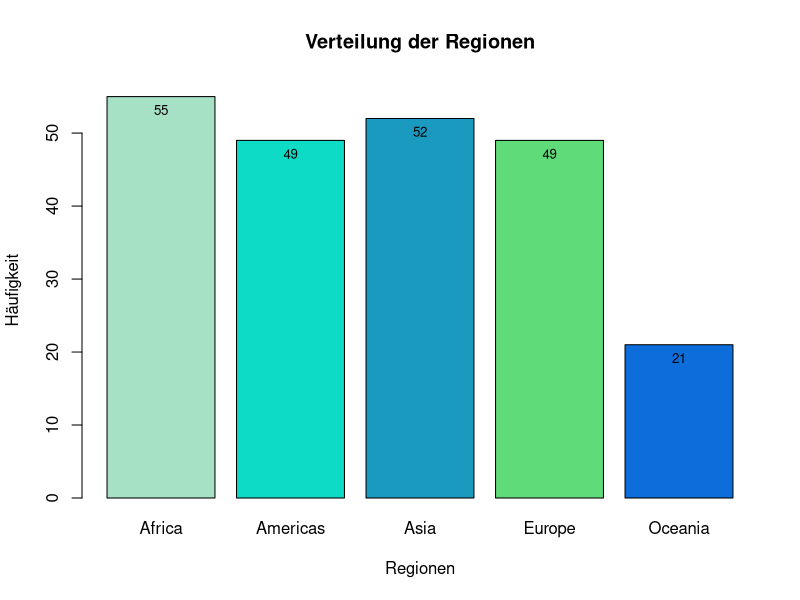
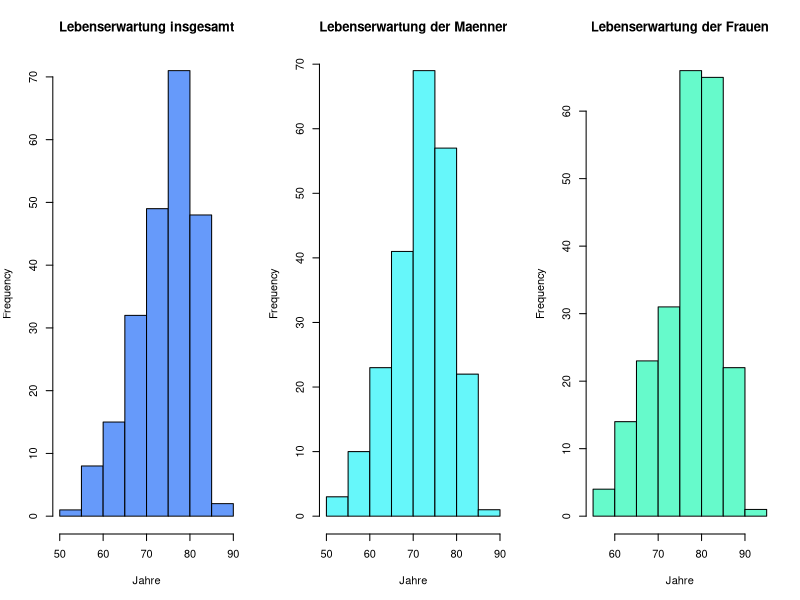
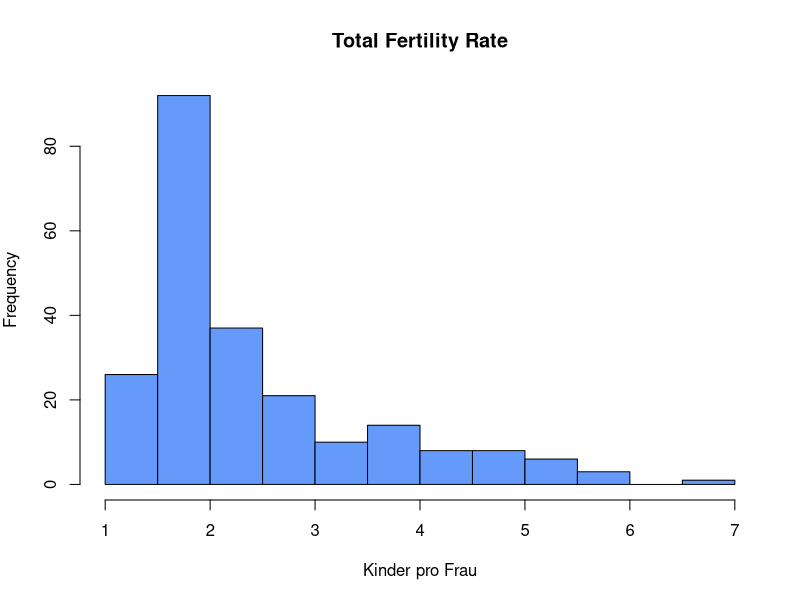
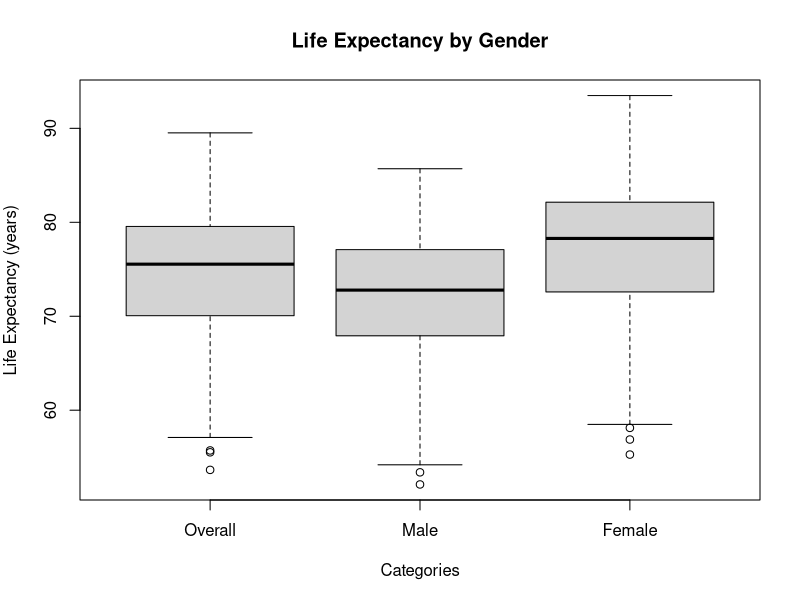
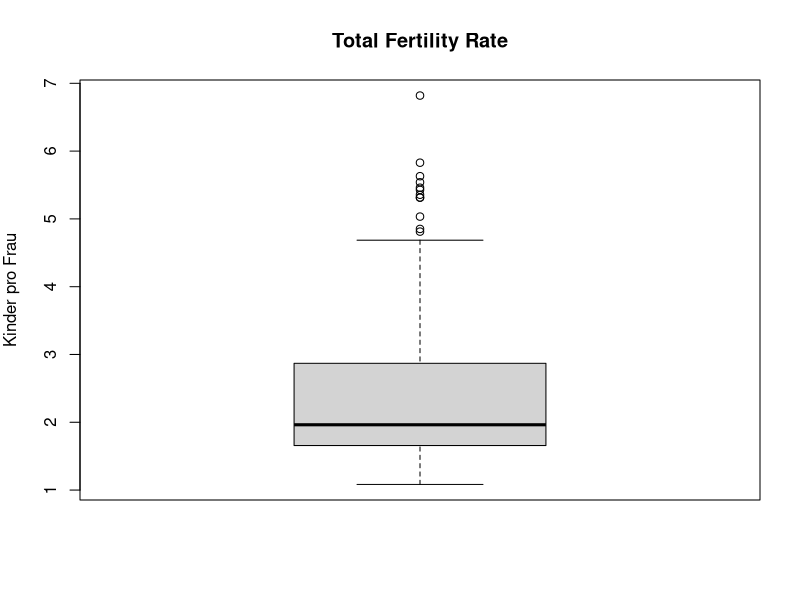
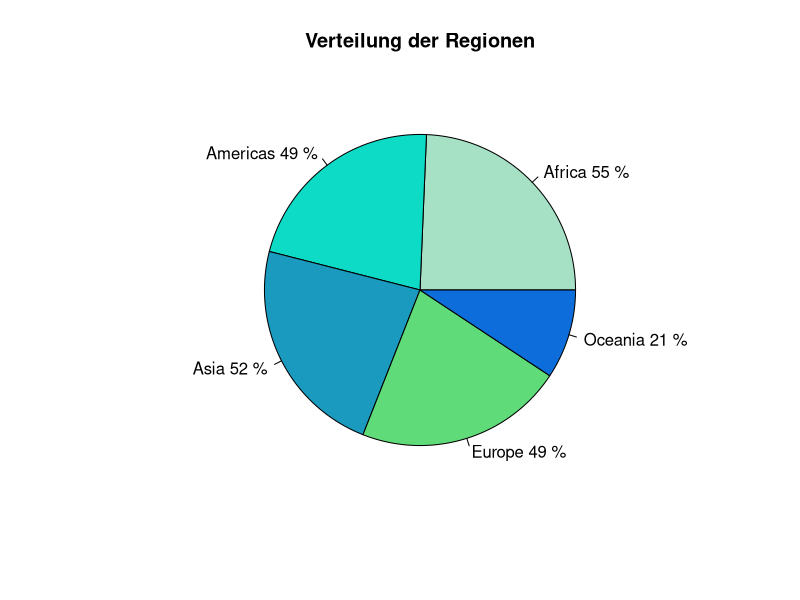
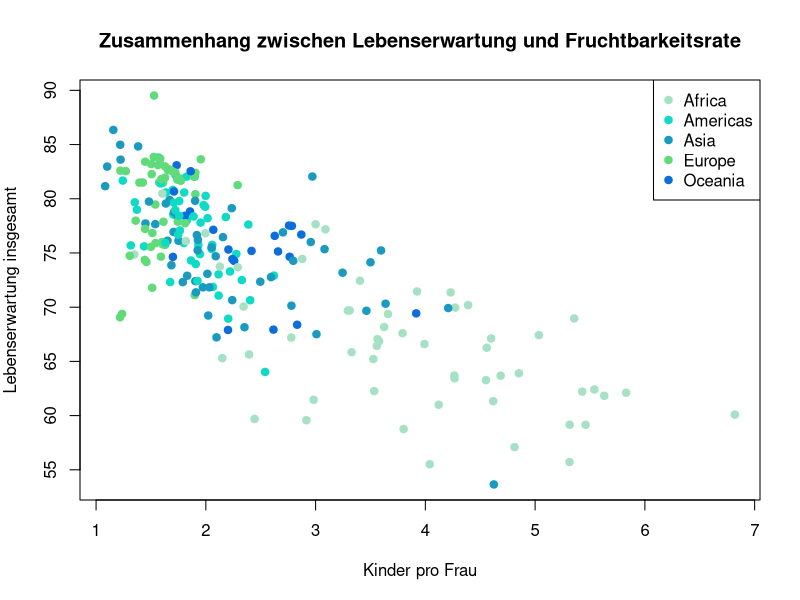
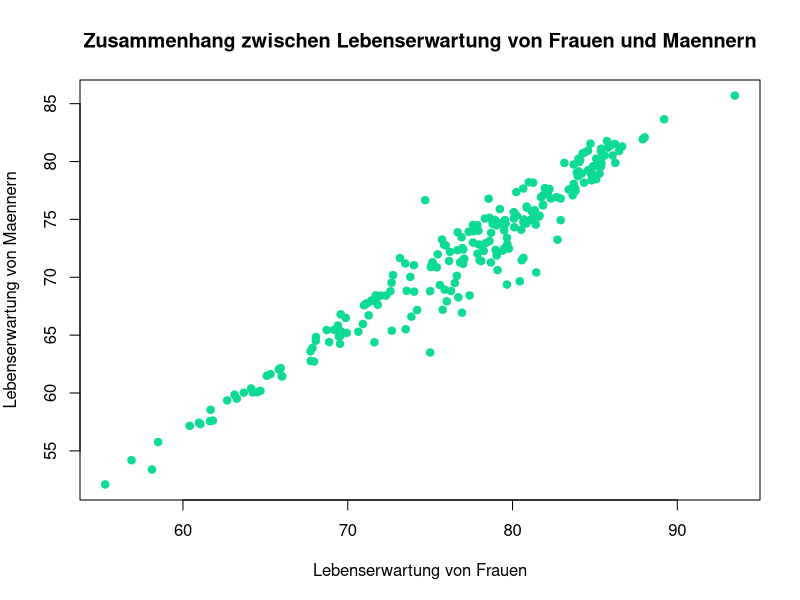

Recreate these plots in R, in order.
library(ggplot2)

# Datensatzimport
df <- read.csv("census_2022_2002.csv")


# Ein kurzer Überblick über den Datensatz
head(df)
names(df)
# Variablen des Datensatzes:
# Year, Country, Life_Expectancy_Overall, Life_Expectancy_Male,   
# Life_Expectancy_Female, Total_Fertility_Rate, Subregion, Region


# Datenvorverarbeitung

# a) Behandlung fehlender Werte
colSums(is.na(df))
# Life_Expectancy_Overall, Life_Expectancy_Male, Life_Expectancy_Female, 
# Total_Fertility_Rate haben jeweils 7 fehlende Werte

# Es gibt 7 Zeilen im Datensatz, bei denen die Werte der 4 Variablen gleichzeitig fehlen:
df[which(is.na(df$Life_Expectancy_Overall)), ] 
# Diese Zeilen koennen leider nicht in der Analyse verwendet werden, 
# da zu viele Informationen fehlen. 

# Fehlende Werte werden aus dem Datensatz geloescht:
df <- df[!is.na(df$Life_Expectancy_Overall), ]

# b) Überprüfung der Datentypen
summary(df)

# Die Variablen Country, Region, Subregion sind von Typ "character".
# Fuer weitere Analysen ist es sinnvoll, sie in Faktorvariablen umzuwandeln:
df$Region <- as.factor(df$Region)
df$Subregion <- as.factor(df$Subregion)
df$Country <- as.factor(df$Country)

# Die Variable Year hat nur 2 Auspraefgungen, 2002 und 2022. Es macht Sinn, 
# sie auch in eine Faktorvariable umzuwandeln:
df$Year <- as.factor(df$Year)

# c) Suche nach Duplikaten
sum(duplicated(df)) # 0


# Aufgabe 1:
# Beschreiben Sie die Häufigkeitsverteilungen der Merkmale. 
# Betrachten Sie auch die Unterschiede zwischen den Geschlechtern.

# Fuer die Aufgaben 1-3 betrachten wir die Daten vom Jahr 2022
df_2022 <- df[df$Year == "2022", ]
df_2002 <- df[df$Year == "2002", ]

# Zentrale Tendenz

# a) Arithmetisches Mittel (fuer numerische Daten)
mean(df_2022$Life_Expectancy_Overall) # 74.38748
mean(df_2022$Life_Expectancy_Male) # 71.93876
mean(df_2022$Life_Expectancy_Female) # 76.96283
mean(df_2022$Total_Fertility_Rate) # 2.415132

# b) Median (fuer numerische Daten)
median(df_2022$Life_Expectancy_Overall) # 75.545
median(df_2022$Life_Expectancy_Male) # 72.785
median(df_2022$Life_Expectancy_Female) # 78.285
median(df_2022$Total_Fertility_Rate) # 1.9634

# c) Modus (fuer kategorielle Daten)

colours <- c("#A6E1C6", "#0DDBC5", "#199ABE", "#60DB7A", "#0D6EDB")
# Die Region, in der die meisten Länder befinden sich, ist Afrika:
table(df_2022$Region) 
barplot_1 <- barplot(table(df_2022$Region), 
        main = "Verteilung der Regionen", 
        xlab = "Regionen", ylab = "Häufigkeit",
        col = colours,
        ylim = c(0, max(table(df_2022$Region) + 2)))
text(x = barplot_1, y = table(df_2022$Region), 
     label = table(df_2022$Region), pos = 1, cex = 0.8, col = "black")

# Die Subregion, in der die meisten Länder befinden sich, ist Caribbean:
table(df_2022$Subregion) 


# Streuungsmasse

# a) Standardabweichung
sd(df_2022$Life_Expectancy_Overall) # 6.832433
sd(df_2022$Life_Expectancy_Male) # 6.692716
sd(df_2022$Life_Expectancy_Female) # 7.103228
sd(df_2022$Total_Fertility_Rate) # 1.115522

# b) Interquartilsabstand (IQR)
IQR(df_2022$Life_Expectancy_Overall) # 9.4575
IQR(df_2022$Life_Expectancy_Male) # 9.1525
IQR(df_2022$Life_Expectancy_Female) # 9.4875
IQR(df_2022$Total_Fertility_Rate) # 1.201325


# Visualisierung
par(mar = c(5, 4, 4, 2))
# 3 Histogramms fuer die Lebenserwartung (+ Unterschiede zwischen den Geschlechtern)

par(mfrow = c(1, 3))  # 1 Reihe, 3 Spalten

# Histogramm fuer die gesamte Lebenserwartung
hist(df_2022$Life_Expectancy_Overall, 
     main = "Lebenserwartung insgesamt", 
     xlab = "Jahre", 
     col = "#669AFA")

# Histogramm fuer die Lebenserwartung der Maenner
hist(df_2022$Life_Expectancy_Male, 
     main = "Lebenserwartung der Maenner", 
     xlab = "Jahre", 
     col = "#66F7FA")

# Histogramm fuer die Lebenserwartung der Frauen
hist(df_2022$Life_Expectancy_Female, 
     main = "Lebenserwartung der Frauen", 
     xlab = "Jahre", 
     col = "#66FACB")

# Rueckkehr zu den Standardeinstellungen
par(mfrow = c(1, 1))

# Histogramm fuer Total Fertility Rate
hist(df_2022$Total_Fertility_Rate, 
     main = "Total Fertility Rate", 
     xlab = "Kinder pro Frau", 
     col = "#669AFA")


# Box-Plots
# Box-Plot fuer Lebenserwartung (+ Unterschiede zwischen den Geschlechtern)
boxplot(df_2022$Life_Expectancy_Overall,
        df_2022$Life_Expectancy_Male,
        df_2022$Life_Expectancy_Female,
        names = c("Overall", "Male", "Female"),
        main = "Life Expectancy by Gender",
        xlab = "Categories",
        ylab = "Life Expectancy (years)")


# Box-Plot fuer Total_Fertility_Rate
boxplot(df_2022$Total_Fertility_Rate,
        main = "Total Fertility Rate",
        ylab = "Kinder pro Frau",
        outline = TRUE)

# Outliers

# a) Outliers von der Life Expectancy Overall Variable
Q1 <- quantile(df_2022$Life_Expectancy_Overall, 0.25)
Q3 <- quantile(df_2022$Life_Expectancy_Overall, 0.75)
IQR <- Q3 - Q1

lower_bound <- Q1 - 1.5 * IQR
upper_bound <- Q3 + 1.5 * IQR

# Outliers von der Variable Life_Expectancy_Overall
nrow(df_2022[df_2022$Life_Expectancy_Overall < lower_bound | 
               df_2022$Life_Expectancy_Overall > upper_bound, ]) 
# 3 Outliers: Afghanistan, Central African Republic, Somalia

# b) Outliers von der Total Fertility Rate Variable
Q1 <- quantile(df_2022$Total_Fertility_Rate, 0.25)
Q3 <- quantile(df_2022$Total_Fertility_Rate, 0.75)
IQR <- Q3 - Q1

lower_bound <- Q1 - 1.5 * IQR
upper_bound <- Q3 + 1.5 * IQR

# Outliers von der Variable Life_Expectancy_Overall
nrow(df_2022[df_2022$Total_Fertility_Rate < lower_bound | 
               df_2022$Total_Fertility_Rate > upper_bound, ]) 
# 13 Outliers: Alle Laender befinden sich in Afrika

# Verteilung der Regionen ((Pie chart))
pie(table(df_2022$Region), 
    main = "Verteilung der Regionen", 
    col = colours, 
    labels = paste(names(table(df_2022$Region)),  table(df_2022$Region), "%"))

# Aufgabe 2
# Gibt es bivariate Zusammenhänge zwischen den Merkmalen?

# Berechnung der Korrelation zwischen zwei Variablen
cor(df_2022$Life_Expectancy_Overall, df_2022$Total_Fertility_Rate) # -0.8087396
cor(df_2022$Life_Expectancy_Female, df_2022$Life_Expectancy_Male) # 0.9762885

# Scatterplot fuer zwei Variablen Total_Fertility_Rate & Life_Expectancy_Overall
plot(df_2022$Total_Fertility_Rate, df_2022$Life_Expectancy_Overall, 
     main = "Zusammenhang zwischen Lebenserwartung und Fruchtbarkeitsrate", 
     xlab = "Kinder pro Frau", 
     ylab = "Lebenserwartung insgesamt", 
     pch = 19, 
     col = colours[df_2022$Region])
legend("topright", legend = levels(df_2022$Region), col = colours, pch = 19)

# Scatterplot fuer zwei Variablen Life_Expectancy_Female & Life_Expectancy_Male
plot(df_2022$Life_Expectancy_Female, df_2022$Life_Expectancy_Male, 
     main = "Zusammenhang zwischen Lebenserwartung von Frauen und Maennern", 
     xlab = "Lebenserwartung von Frauen", 
     ylab = "Lebenserwartung von Maennern", 
     pch = 19, col = "#0DDB94")

# Mittelwerte der Lebenserwartung Overall nach Region
aggregated_data <- aggregate(df_2022$Life_Expectancy_Overall, 
                             by = list(df_2022$Region), FUN = mean)
colnames(aggregated_data) <- c("Region", "Life_Expectancy_Overall")

barplot_2 <- barplot(aggregated_data$Life_Expectancy_Overall, 
        names.arg = aggregated_data$Region, 
        col = colours,
        main = "Mittelwerte der Lebenserwartung nach Region",
        xlab = "Region",
        ylab = "Lebenserwartung Overall",
        ylim = c(0, max(aggregated_data$Life_Expectancy_Overall) + 20)) 
text(x = barplot_2, 
     y = aggregated_data$Life_Expectancy_Overall, 
     label = round(aggregated_data$Life_Expectancy_Overall, 2), 
     pos = 3, cex = 0.8, col = "black")

# Boxplots, Verteilung der Lebenserwartung nach Region
boxplot(Life_Expectancy_Overall ~ Region, data = df, 
        main = "Verteilung der Lebenserwartung nach Region", 
        ylab = "Lebenserwartung (Jahre)")

# Mittelwerte der Total_Fertility_Rate Overall nach Region
aggregated_data <- aggregate(df_2022$Total_Fertility_Rate, by = list(df_2022$Region), FUN = mean)
colnames(aggregated_data) <- c("Region", "Total_Fertility_Rate")

barplot_3 <- barplot(aggregated_data$Total_Fertility_Rate, 
        names.arg = aggregated_data$Region, 
        col = colours,
        main = "Mittelwerte der Total Fertility Rate nach Region",
        xlab = "Region",
        ylab = "Kinder pro Frau",
        ylim = c(0, max(aggregated_data$Total_Fertility_Rate) + 1)) 
text(x = barplot_3, 
     y = aggregated_data$Total_Fertility_Rate, 
     label = round(aggregated_data$Total_Fertility_Rate, 2), 
     pos = 3, cex = 0.8, col = "black")

# Boxplots, Verteilung der Total_Fertility_Rate nach Region
boxplot(Total_Fertility_Rate ~ Region, data = df, 
        main = "Verteilung der Total Fertility Rate nach Region", 
        ylab = "Kinder pro Frau")

# Aufgabe 3
# Wie unterscheiden sich die Merkmale zwischen den Subregionen?

# Durchschnittliche Lebenserwartung nach Subregionen
aggregated_life <- aggregate(df_2022$Life_Expectancy_Overall, 
                             by = list(df_2022$Subregion), FUN = mean)
colnames(aggregated_life) <- c("Subregion", "Life_Expectancy_Overall")

# Absteigende Reihenfolge:
aggregated_life <- aggregated_life[order(aggregated_life$Life_Expectancy_Overall, 
                                         decreasing = TRUE), ]

par(mar = c(5, 10, 4, 4))  # c(bottom, left, top, right)

barplot_4 <- barplot(aggregated_life$Life_Expectancy_Overall, 
        names.arg = aggregated_life$Subregion, 
        las = 2,  
        col = "#669AFA", 
        horiz = TRUE,  
        main = "Durchschnittliche Lebenserwartung nach Subregionen", 
        xlab = "Lebenserwartung (Jahre)")
text(x = aggregated_life$Life_Expectancy_Overall, 
     y = barplot_4, 
     label = round(aggregated_life$Life_Expectancy_Overall, 1),  
     pos = 2,  
     cex = 0.8, col = "white")


# Durchschnittliche Total_Fertility_Rate nach Subregionen
aggregated_life <- aggregate(df_2022$Total_Fertility_Rate, 
                             by = list(df_2022$Subregion), FUN = mean)
colnames(aggregated_life) <- c("Subregion", "Total_Fertility_Rate")

# Absteigende Reihenfolge:
aggregated_life <- aggregated_life[order(aggregated_life$Total_Fertility_Rate, 
                                         decreasing = TRUE), ]


barplot_4 <- barplot(aggregated_life$Total_Fertility_Rate, 
                     names.arg = aggregated_life$Subregion, 
                     las = 2,  
                     col = "#669AFA", 
                     horiz = TRUE,  
                     main = "Durchschnittliche Total Fertility Rate nach Subregionen", 
                     xlab = "Lebenserwartung (Jahre)")
text(x = aggregated_life$Total_Fertility_Rate, 
     y = barplot_4, 
     label = round(aggregated_life$Total_Fertility_Rate, 1),  
     pos = 2,  
     cex = 0.8, col = "white")

par(mar = c(5, 4, 4, 2))


# Aufgabe 4
# Wie haben sich die Merkmale in den letzten 20 Jahren entwickelt?

# Lebenserwartung und Total Fertility Rate (2002 und 2022)
plot(df$Total_Fertility_Rate, df$Life_Expectancy_Overall, 
     main = "Zusammenhang zwischen Lebenserwartung und Total Fertility Rate (2002 und 2022)", 
     xlab = "Kinder pro Frau", 
     ylab = "Lebenserwartung insgesamt", 
     pch = 19, 
     col = c("#0D6EDB", "#60DB7A")[df$Year])
legend("topright", legend = levels(df$Year), col = c("#0D6EDB", "#60DB7A"), pch = 19)

# Mittelwerte der Life Expectancy Overall nach Region (2002 und 2022)
# Daten nach Region und Jahr aggregieren
aggregated_data <- aggregate(df$Life_Expectancy_Overall, 
                             by = list(df$Region, df$Year), FUN = mean)
colnames(aggregated_data) <- c("Region", "Year", "Life_Expectancy_Overall")

# Daten in breites Format umwandeln
wide_data <- reshape(aggregated_data, idvar = "Region", timevar = "Year", 
                     direction = "wide")
colnames(wide_data) <- c("Region", "Life_Expectancy_Overall_2002", 
                         "Life_Expectancy_Overall_2022")

barplot_heights <- rbind(wide_data$Life_Expectancy_Overall_2002, wide_data$Life_Expectancy_Overall_2022)

barplot_3 <- barplot(barplot_heights, 
                     beside = TRUE,  # Balken nebeneinander
                     names.arg = wide_data$Region, 
                     col = c("#0D6EDB", "#60DB7A"), 
                     main = "Mittelwerte der Life Expectancy Overall nach Region (2002 und 2022)",
                     xlab = "Region", 
                     ylab = "Kinder pro Frau", 
                     ylim = c(0, max(barplot_heights, na.rm = TRUE) + 1))
text(x = barplot_3, 
     y = barplot_heights, 
     label = round(barplot_heights, 2), 
     pos = 3, cex = 0.8, col = "black")
legend("bottomright", legend = c("2002", "2022"), fill = c("#0D6EDB", "#60DB7A"))


# Mittelwerte der Total Fertility Rate nach Region (2002 und 2022)
# Daten nach Region und Jahr aggregieren
aggregated_data <- aggregate(df$Total_Fertility_Rate, 
                             by = list(df$Region, df$Year), FUN = mean)
colnames(aggregated_data) <- c("Region", "Year", "Total_Fertility_Rate")

# Daten in breites Format umwandeln
wide_data <- reshape(aggregated_data, idvar = "Region", 
                     timevar = "Year", direction = "wide")
colnames(wide_data) <- c("Region", "Fertility_2002", "Fertility_2022")

barplot_heights <- rbind(wide_data$Fertility_2002, wide_data$Fertility_2022)

barplot_3 <- barplot(barplot_heights, 
                     beside = TRUE,  # Balken nebeneinander
                     names.arg = wide_data$Region, 
                     col = c("#0D6EDB", "#60DB7A"), 
                     main = "Mittelwerte der Total Fertility Rate nach Region (2002 und 2022)",
                     xlab = "Region", 
                     ylab = "Kinder pro Frau", 
                     ylim = c(0, max(barplot_heights, na.rm = TRUE) + 1))
text(x = barplot_3, 
     y = barplot_heights, 
     label = round(barplot_heights, 2), 
     pos = 3, cex = 0.8, col = "black")
legend("topright", legend = c("2002", "2022"), fill = c("#0D6EDB", "#60DB7A"))


# Scatterplot der Lebenserwartung und Differenz

colnames(df_2002)[which(colnames(df_2002) == "Life_Expectancy_Overall")] <- "Life_Expectancy_2002"
colnames(df_2022)[which(colnames(df_2022) == "Life_Expectancy_Overall")] <- "Life_Expectancy_2022"

df_combined <- merge(df_2002, df_2022, by = "Country")

df_combined$Lebenserwartung_Differenz <- df_combined$Life_Expectancy_2022 -
  df_combined$Life_Expectancy_2002

plot(
  df_combined$Life_Expectancy_2002, 
  df_combined$Lebenserwartung_Differenz,
  xlab = "Lebenserwartung 2002 (Jahre)", 
  ylab = "Differenz der Lebenserwartung (2022 - 2002) (Jahre)", 
  main = "Scatterplot der Lebenserwartung und Differenz",
  pch = 19,  
  col = "blue"
)
abline(h = 0, col = "red", lwd = 1) 
